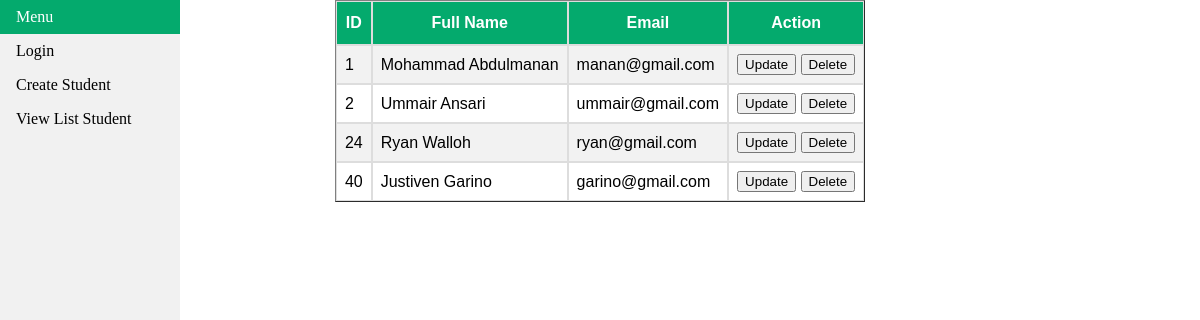
Page /list.php on the committed database.
### tables this page shows
CREATE TABLE `student` (
  `studentID` int(11) NOT NULL,
  `studentFirstname` varchar(150) NOT NULL,
  `studentLastname` varchar(150) NOT NULL,
  `studentEmail` varchar(150) NOT NULL
);

### list.php (the view, shortened to what this page needs)
<?php
    include 'includes/header.php';
?>
<body>
    <div class="table-container">
        <table border="1" cellpadding="15" cellspacing="0">
            <tr>
                <th>ID</th>
                <th>Full Name</th>
                <th>Email</th>
                <th>Action</th>
            </tr>
            <?php
                $selectStudent = "SELECT * FROM student";
                $resultSelect = $mysqli->query($selectStudent);
                if (!$resultSelect)
                {
                    die('Error: ' . $mysqli->error);
                }
                else
                {
                    while ($studentRow = $resultSelect->fetch_assoc())
                    {
            ?>
                        <tr>
                            <td><?php echo $studentRow['studentID']; ?></td>
                            <td><?php echo $studentRow['studentFirstname'] . " " . $studentRow['studentLastname']; ?></td>
                            <td><?php echo $studentRow['studentEmail']; ?></td>
                            <td>
                                <button>
                                    <a href="edit.php?update_ID=<?php echo $studentRow['studentID']; ?>" style="text-decoration: none;">Update</a>
                                </button>
                                <button>
                                    <a href="delete.php?delete_ID=<?php echo $studentRow['studentID']; ?>" style="text-decoration: none;">Delete</a>
                                </button>
                            </td>
                        </tr>
            <?php
                    }
                }
            ?>
        </table>
    </div>
</body>
</html>

### includes/header.php (shortened to what this page needs)
<!DOCTYPE html>
<html lang="en">
<head>
    <link rel="stylesheet" href="css/style.css">
</head>
<?php
    include 'includes/sidebar.php';
?>

### includes/sidebar.php
<ul>
  <li>
    <a class="active" href="">Menu</a>
  </li>
  <li>
    <a href="login.php">Login</a>
  </li>
  <li>
    <a href="create.php">Create Student</a>
  </li>
  <li>
    <a href="list.php">View List Student</a>
  </li>
</ul>

### css/style.css (style rules this page uses)
body { margin: 0; padding: 0; }
.form-container button, a { text-decoration: none; color: black; }
.table-container { font-family: Arial, Helvetica, sans-serif; border-collapse: collapse; width: 100%; display: flex; justify-content: center; }
.table-container td, .table-container th { border: 1px solid #ddd; padding: 8px; }
.table-container tr:nth-child(even) { background-color: #f2f2f2; }
.table-container th { padding-top: 12px; padding-bottom: 12px; text-align: left; background-color: #04AA6D; color: white; text-align: center; }
.table-container button { cursor: pointer; }
.table-container a { color: black; }
ul { list-style-type: none; margin: 0; padding: 0; width: 15%; background-color: #f1f1f1; position: fixed; height: 100%; overflow: auto; }
li a { display: block; color: #000; padding: 8px 16px; text-decoration: none; }
li a.active { background-color: #04AA6D; color: white; }

### rows in the picture
student: studentID "1", studentFirstname "Mohammad", studentLastname "Abdulmanan", studentEmail "manan@gmail.com"
student: studentID "2", studentFirstname "Ummair", studentLastname "Ansari", studentEmail "ummair@gmail.com"
student: studentID "24", studentFirstname "Ryan", studentLastname "Walloh", studentEmail "ryan@gmail.com"
student: studentID "40", studentFirstname "Justiven", studentLastname "Garino", studentEmail "garino@gmail.com"
